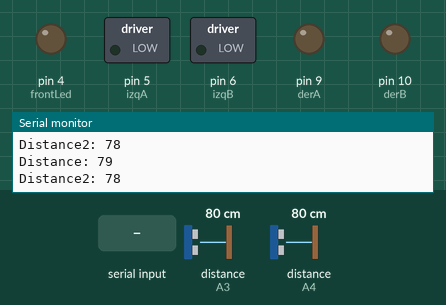
Simulated run of this sketch. Board: Arduino Uno, built with avr-gcc and run on an emulated ATmega328P. Shown: switched loads named in the sketch (green lamp = pin HIGH), output pins drawn as LEDs (lit = HIGH), the last lines printed to the serial monitor. Wiring (inferred from the names in the program): 2 × ultrasonic range finder: trigger A2, echo A3 / trigger A5, echo A4. The test bench sets the inputs (shaded band); at power-on: distance to the obstacle (sensors on A3, A4) 80 cm. The echo pulse lasts 58.3 µs per cm; pins used as bus, display or sensor lines are not drawn.

Above: at 1.2 s.
1.3 s: "f" received over Serial
At 2.5 s:
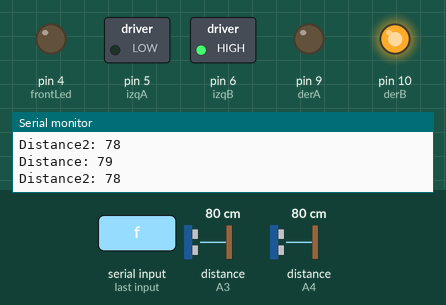
2.8 s: byte 87 ('W') received over Serial
At 4.0 s:
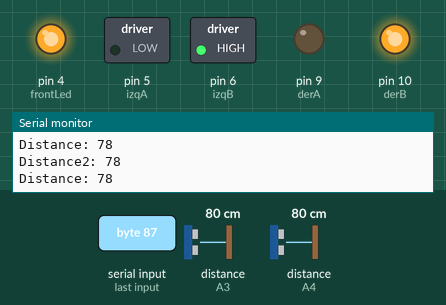
4.3 s: "s" received over Serial
At 5.5 s:
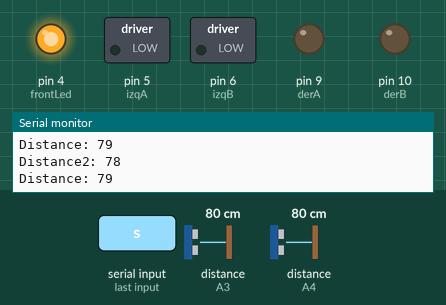
5.8 s: "b" received over Serial
At 7.0 s:
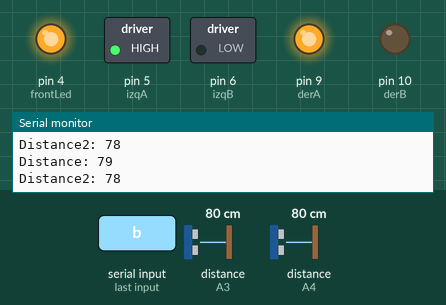
7.3 s: byte 119 ('w') received over Serial
At 8.5 s:
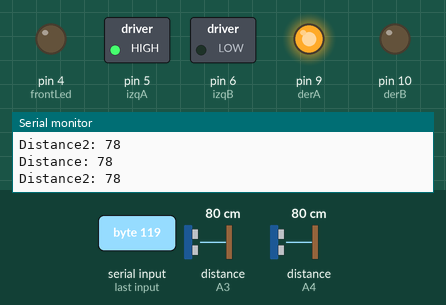
8.8 s: "r" received over Serial
At 10.1 s:
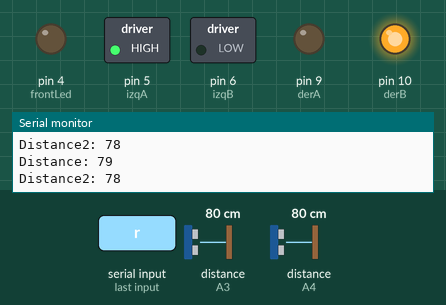
Timing chart, 0 to 11.3 s (numbered marks = the images above; inputs shaded):
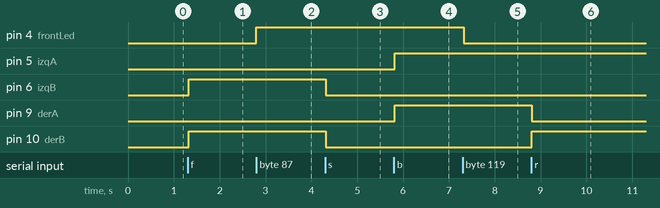

Measured:
- after the input at 1.3 s, pin 6 (izqB), pin 10 (derB): LOW → HIGH at once
- after the input at 2.8 s, pin 4 (frontLed): LOW → HIGH at once
- after the input at 4.3 s, pin 6 (izqB), pin 10 (derB): HIGH → LOW at once
- after the input at 5.8 s, pin 5 (izqA), pin 9 (derA): LOW → HIGH at once
- after the input at 7.3 s, pin 4 (frontLed): HIGH → LOW at once
- after the input at 8.8 s, pin 9 (derA): HIGH → LOW at once; pin 10 (derB): LOW → HIGH at once

The sketch:

arduino_robot_car.ino
```cpp
// defines pins numbers
const int trigPin = A2;
const int echoPin = A3;
long duration;
int distance;
unsigned long interval1 = 2;
boolean A_1 = false;
unsigned long interval2 = 10;
boolean A_2 = false;

// defines pins numbers
const int trigPin2 = A5;
const int echoPin2 = A4;
long duration2;
int distance2;
boolean B_1 = false;
boolean B_2 = false;

int izqA = 5;
int izqB = 6;
int derA = 9;
int derB = 10;
int frontLed = 4;
int vel = 255; // Velocidade dos motores (0-255)
char estado = 's'; // inicia detenido

void setup() {

  Serial.begin(9600);

  pinMode(derA, OUTPUT);
  pinMode(derB, OUTPUT);
  pinMode(izqA, OUTPUT);
  pinMode(izqB, OUTPUT);
  pinMode(frontLed, OUTPUT);
  digitalWrite(frontLed, LOW);

  pinMode(trigPin, OUTPUT); // Sets the trigPin as an Output
  pinMode(echoPin, INPUT); // Sets the echoPin as an Input
  pinMode(trigPin2, OUTPUT); // Sets the trigPin as an Output
  pinMode(echoPin2, INPUT); // Sets the echoPin as an Input
}

unsigned long previousMicros;
unsigned long currentMicros;
unsigned long temporaldistance;


void loop() {

  currentMicros = micros();
  temporaldistance = currentMicros - previousMicros;

  if ( temporaldistance >= interval1 || temporaldistance >= interval2 ){ // 2 microseconds || 10 microseconds

    if (temporaldistance >= interval1) A_1 = B_1 = true;
    if (temporaldistance >= interval2) A_2 = B_2 = true;

    previousMicros = currentMicros;
  }

  if (Serial.available() > 0) estado = Serial.read();

  atualizaEstado();

  atualizaDistancia();
  atualizaDistancia2();
}


void atualizaDistancia() {

  // Clears the trigPin
  digitalWrite(trigPin, LOW);

  if ( A_1 ){

    A_1 = false;

    // Sets the trigPin on HIGH state for 10 micro seconds
    digitalWrite(trigPin, HIGH);

    if ( A_2 ){

      A_2 = false;

      digitalWrite(trigPin, LOW);
      // Reads the echoPin, returns the sound wave travel time in microseconds
      duration = pulseIn(echoPin, HIGH);
    }
  }

  // Calculating the distance
  distance = duration * 0.034 / 2;

  // Prints the distance on the Serial Monitor
  Serial.print("Distance: ");
  Serial.println(distance);

  if (distance < 30 && estado == 'f') estado = 's';
}


void atualizaDistancia2() {

  // Clears the trigPin
  digitalWrite(trigPin2, LOW);

  if ( B_1 ){

    B_1 = false;

    // Sets the trigPin on HIGH state for 10 micro seconds
    digitalWrite(trigPin2, HIGH);


      if ( B_2 ){

        B_2 = false;

        digitalWrite(trigPin2, LOW);
        // Reads the echoPin, returns the sound wave travel time in microseconds
        duration2 = pulseIn(echoPin2, HIGH);
      }
  }

  // Calculating the distance
  distance2 = duration2 * 0.034 / 2;

  // Prints the distance on the Serial Monitor
  Serial.print("Distance2: ");
  Serial.println(distance2);

  if (distance2 < 30 && estado == 'f') estado = 's';
}


void atualizaEstado() {

  if (estado == 's' || estado == 'S') { // stop

    //Serial.println(estado);
    analogWrite(derB, 0);
    analogWrite(izqB, 0);
    analogWrite(derA, 0);
    analogWrite(izqA, 0);

  }

  if (estado == 'b' || estado == 'B') { // right

    //Serial.println(estado);
    analogWrite(derB, 0);
    analogWrite(izqB, 0);
    analogWrite(derA, vel);
    analogWrite(izqA, vel);
  }

  if (estado == 'r' || estado == 'R') { // back

    //Serial.println(estado);
    analogWrite(derB, vel);
    analogWrite(izqB, 0);
    analogWrite(derA, 0);
    analogWrite(izqA, vel);
  }

  if (estado == 'l' || estado == 'L') { // foward

    //Serial.println(estado);
    analogWrite(derB, 0);
    analogWrite(izqB, vel);
    analogWrite(izqA, 0);
    analogWrite(derA, vel);
  }

  if (estado == 'f' || estado == 'F') { // left

    //Serial.println(estado);
    analogWrite(derA, 0);
    analogWrite(izqA, 0);
    analogWrite(derB, vel);
    analogWrite(izqB, vel);
  }

  if (estado == 'W') { // acende led

    digitalWrite(frontLed, HIGH);

  }

  if (estado == 'w') { // apaga led

    digitalWrite(frontLed, LOW);
  }

}
```
